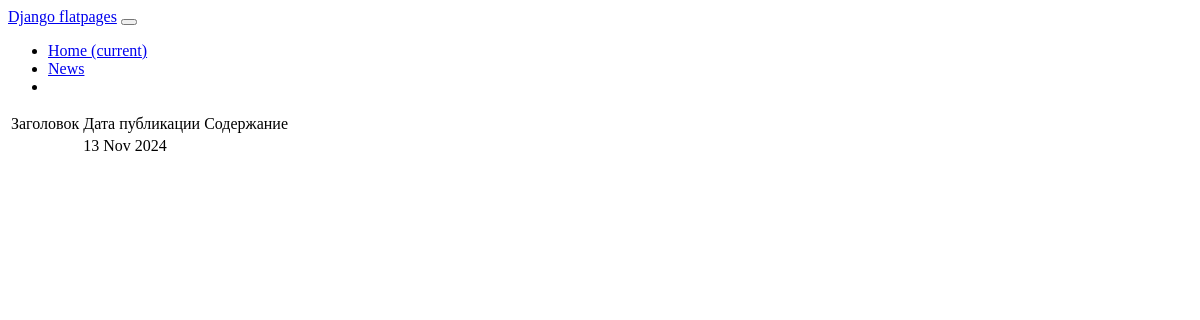
The app's page /news/2/, older data.
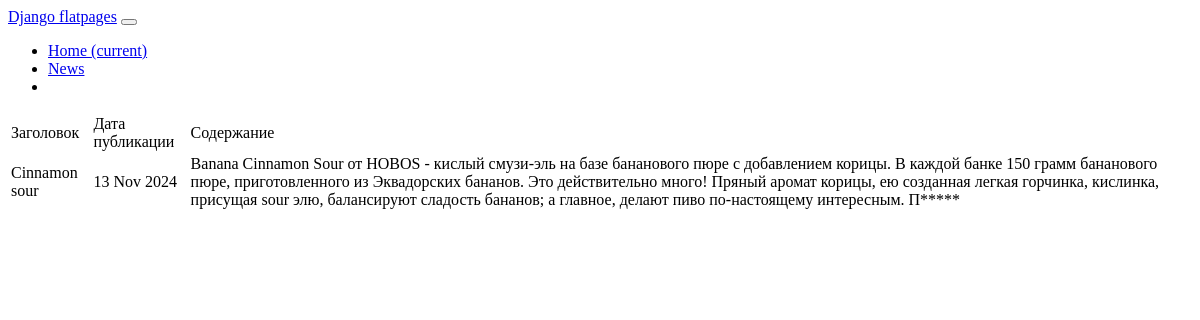
The same page, newer data.
### news/models.py (models this page shows, shortened)
class Post(models.Model):
    news = 'NW'
    articles = 'AR'
    POST_TYPES = [
        (news, 'Новость'),
        (articles, 'Статья')
    ]
    author = models.ForeignKey(Author, on_delete=models.CASCADE)
    post_type = models.CharField(max_length=2, choices=POST_TYPES, default=news)
    date_in = models.DateTimeField(auto_now_add=True)
    category = models.ManyToManyField(Category, through="PostCategory")
    title = models.CharField(max_length=255)
    text = models.TextField()
    rating = models.IntegerField(default=0)

### news/views.py (the view)
# urls.py: path('<int:pk>/', PostDetail.as_view(), name='post_filter'),
class PostDetail(DetailView):
    model = Post
    template_name = 'details.html'
    context_object_name = 'new'

### news/templatetags/custom_filters.py (called while the page is built)
@register.filter()
def censor(value):
    for word in censor_list:
        value = value.replace(word[1:], '*' * len(word[1:]))
    return value

### templates/details.html
{% extends 'default.html' %}
{% load custom_filters %}
{% block content %}
{% if new %}
       <table>
           <tr>
               <td>Заголовок</td>
               <td>Дата публикации</td>
               <td>Содержание</td>
           </tr>
           <tr>
               <td>{{ new.title }}</td>
               <td>{{ new.date_in|date:'d M Y' }}</td>
               <td>{{ new.text|censor }}</td>
           </tr>
{% else %}
Тут ничего нет
{% endif %}
{% endblock content %}

Row changes from the older to the newer data that the page shows:
changed Post: title (not shown) → "Cinnamon sour"; text|censor (not shown) → "Banana Cinnamon Sour от HOBOS - кислый смузи-эль на базе бананового пюре с добавлением корицы. В каждой банке 150 грамм бананового пюре, приготовленного из Эквадорских бананов. Это действительно много! Пряный аромат корицы, ею созданная легкая горчинка, кислинка, присущая sour элю, балансируют сладость бананов; а главное, делают пиво по-настоящему интересным. П*****"
